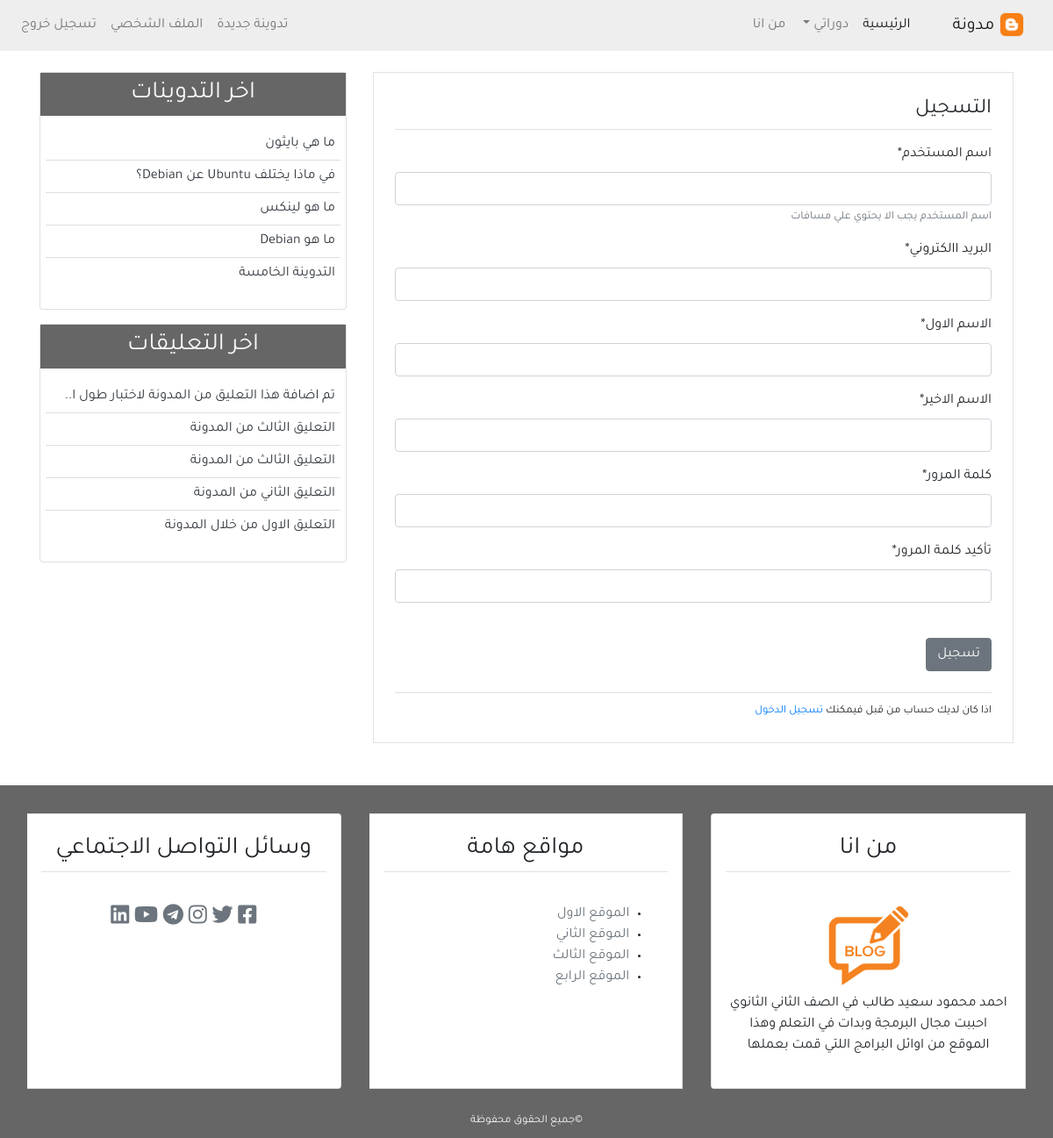
The page /register/ (signed in) on the database its author committed.
### blog/models.py (models this page shows, shortened)
class post(models.Model):
    title = models.CharField(max_length=100)
    content = models.TextField()
    post_date = models.DateTimeField(default=timezone.now)
    post_update = models.DateTimeField(auto_now=True)
    author = models.ForeignKey(User, on_delete=models.CASCADE)
    class Meta():
        ordering = ('-post_date',)

class comment(models.Model):
    name = models.CharField(max_length=50, verbose_name='الاسم')
    email = models.EmailField(verbose_name='البريد الالكتروني')
    body = models.TextField(verbose_name='التعليق')
    comment_date = models.DateTimeField(auto_now_add=True)
    active = models.BooleanField(default=False)
    Post = models.ForeignKey(post, on_delete=models.CASCADE, related_name='comments')
    class Meta:
        ordering = ('-comment_date',)

### user/views.py (the view)
# urls.py: path('register/', views.register, name='register'),
def register(request):
    if request.method == 'POST':
        form = UserCreationForm(request.POST)
        if form.is_valid():
            password = form.cleaned_data['password']
            user =form.save(commit=False)
            user.set_password(password)
            user.save()
            username = form.cleaned_data['username']
            messages.success(request,f'تهانينا {username} لقد تم التسجيل بنجاح.')
            return redirect('login')
    else:
        form = UserCreationForm()
    return render(request, 'user/register.html', {
        'title': 'التسجيل',
        'form': form
    })

### user/forms.py (shortened to what this page needs)
class UserCreationForm(forms.ModelForm):
    username = forms.CharField(label='اسم المستخدم',max_length=30, help_text='اسم المستخدم يجب الا يحتوي علي مسافات')
    email = forms.EmailField(label='البريد االكتروني')
    first_name = forms.CharField(label='الاسم الاول')
    last_name = forms.CharField(label='الاسم الاخير')
    password = forms.CharField(label='كلمة المرور', widget=forms.PasswordInput(), min_length=8)
    password2 = forms.CharField(label='تأكيد كلمة المرور', widget=forms.PasswordInput(), min_length=8)
    class Meta:
        model = User
        fields = ('username','email','first_name','last_name','password', 'password2')

### blog/templatetags/post_tag.py (called while the page is built)
@register.inclusion_tag('blog/latest_posts.html')
def latest_posts():
    context ={
        'l_posts':post.objects.all()[0:5]
    }
    return context

@register.inclusion_tag('blog/latest_comments.html')
def latest_comments():
    context={
    'l_comments': comment.objects.filter(active=True)[0:5]
    }
    return context

### user/templates/user/register.html (shortened to what this page needs)
{% extends 'blog/base.html'%}
{% load static %}
{% block content %}
{% load crispy_forms_tags %}
<div class="border p-4 mb-5 ">
    <legend class="border-bottom mb-3 pb-1 ">التسجيل</legend>
    <form method="POST">
        {{form|crispy}}
        <input class="btn btn-secondary mt-4" type='submit' value='تسجيل'>
    </form>
    <div class="border-top pt-2 mt-4">
        <small>اذا كان لديك حساب من قبل فيمكنك <a href="">تسجيل الدخول</a></small>
    </div>
</div>
{% endblock content %}

### blog/templates/blog/latest_posts.html
<ul class="list-group-flush latest-post">
    {% for post in l_posts %}
        <li class="list-group-item latest-post-item">
        <a href="{% url 'detail' post.id %}" class="text-dark">{{post.title}}</a>
        </li>
    {% endfor %}
</ul>

### blog/templates/blog/latest_comments.html
<ul class="list-group-flush latest-comment">
    {% for comment in l_comments %}
        <li class="list-group-item latest-comment-item">
        <a href="{% url 'detail' comment.Post.id %}" class="text-dark">
        {%if comment.body|length > 40%}
        {{comment.body|slice:'45'}}..
        {% else %}
        {{comment.body}}
        {% endif %}
        </a>
        </li>
        {% empty %}
        <li class="list-group-item latest-comment-item mb-0">لا يوجد تعليقات</li>
    {% endfor %}
</ul>

### blog/static/blog/css/main.css (style rules this page uses)
html,body { direction: rtl; text-align: right; }
body { font-family: 'Tajawal', sans-serif; }
.latest-post, .latest-comment { padding: 0 15px; }
.latest-post, .latest-post-item, .latest-comment, .latest-comment-item { padding: 6px; }
.latest-post li:first-child, .latest-comment li:first-child { border-top: 0; }
.latest-post li:last-child, .latest-comment li:last-child { border-bottom: 0; padding-bottom: }

### rows shown on the page
post: title "ما هي بايثون"
post: title "في ماذا يختلف Ubuntu عن Debian؟"
post: title "ما هو لينكس"
post: title "ما هو Debian"
post: title "التدوينة الخامسة"
comment: body "تم اضافة هذا التعليق من المدونة لاختبار طول ا"
comment: body "التعليق الثالث من المدونة"
comment: body "التعليق الثالث من المدونة"
comment: body "التعليق الثاني من المدونة"
comment: body "التعليق الاول من خلال المدونة"
